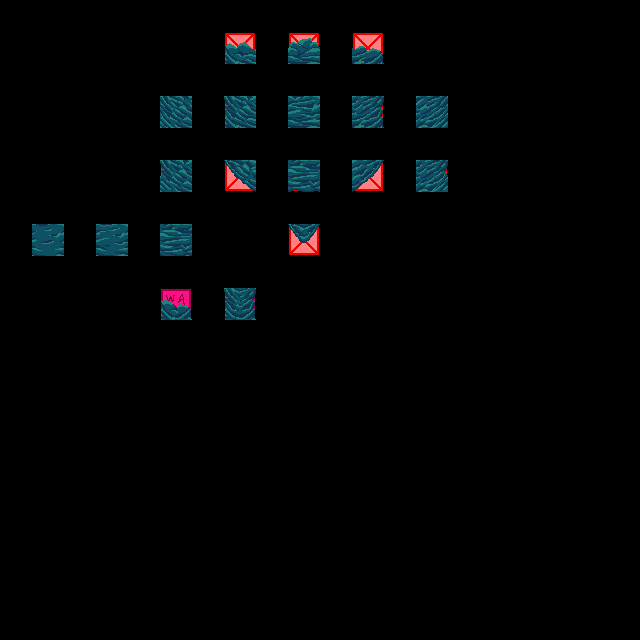

Below is a game level as drawn by its tile map, then a one-line description and the .tmx file that defines it, in full:
An orthogonal 20x20 tile map with 32x32 px tiles, 4 tile layers (regions, input_walls, inputnot_wall_layout, output_walls_foreground).

<map version="1.9" tiledversion="1.9.0" orientation="orthogonal" renderorder="right-down" width="20" height="20" tilewidth="32" tileheight="32" infinite="0" nextlayerid="5" nextobjectid="1">
 <tileset firstgid="1" source="../../Tilesets/forest-terrain.tsx" />
 <layer id="1" name="regions" width="20" height="20">
  <data encoding="csv">
0,0,0,0,0,0,0,0,0,0,0,0,0,0,0,0,0,0,0,0,
0,0,0,0,0,0,0,8,0,8,0,8,0,0,0,0,0,0,0,0,
0,0,0,0,0,0,0,0,0,0,0,0,0,0,0,0,0,0,0,0,
0,0,0,0,0,8,0,8,0,8,0,8,0,8,0,0,0,0,0,0,
0,0,0,0,0,0,0,0,0,0,0,0,0,0,0,0,0,0,0,0,
0,0,0,0,0,8,0,8,0,8,0,8,0,8,0,0,0,0,0,0,
0,0,0,0,0,0,0,0,0,0,0,0,0,0,0,0,0,0,0,0,
0,8,0,8,0,8,0,0,0,8,0,0,0,0,0,0,0,0,0,0,
0,0,0,0,0,0,0,0,0,0,0,0,0,0,0,0,0,0,0,0,
0,0,0,0,0,8,0,8,0,0,0,0,0,0,0,0,0,0,0,0,
0,0,0,0,0,0,0,0,0,0,0,0,0,0,0,0,0,0,0,0,
0,0,0,0,0,0,0,0,0,0,0,0,0,0,0,0,0,0,0,0,
0,0,0,0,0,0,0,0,0,0,0,0,0,0,0,0,0,0,0,0,
0,0,0,0,0,0,0,0,0,0,0,0,0,0,0,0,0,0,0,0,
0,0,0,0,0,0,0,0,0,0,0,0,0,0,0,0,0,0,0,0,
0,0,0,0,0,0,0,0,0,0,0,0,0,0,0,0,0,0,0,0,
0,0,0,0,0,0,0,0,0,0,0,0,0,0,0,0,0,0,0,0,
0,0,0,0,0,0,0,0,0,0,0,0,0,0,0,0,0,0,0,0,
0,0,0,0,0,0,0,0,0,0,0,0,0,0,0,0,0,0,0,0,
0,0,0,0,0,0,0,0,0,0,0,0,0,0,0,0,0,0,0,0
</data>
 </layer>
 <layer id="2" name="input_walls" width="20" height="20">
  <data encoding="csv">
0,0,0,0,0,0,0,0,0,0,0,0,0,0,0,0,0,0,0,0,
0,0,0,0,0,0,0,35,0,36,0,37,0,0,0,0,0,0,0,0,
0,0,0,0,0,0,0,0,0,0,0,0,0,0,0,0,0,0,0,0,
0,0,0,0,0,42,0,43,0,44,0,45,0,46,0,0,0,0,0,0,
0,0,0,0,0,0,0,0,0,0,0,0,0,0,0,0,0,0,0,0,
0,0,0,0,0,50,0,51,0,52,0,53,0,49,0,0,0,0,0,0,
0,0,0,0,0,0,0,0,0,0,0,0,0,0,0,0,0,0,0,0,
0,57,0,58,0,59,0,0,0,60,0,0,0,0,0,0,0,0,0,0,
0,0,0,0,0,0,0,0,0,0,0,0,0,0,0,0,0,0,0,0,
0,0,0,0,0,39,0,47,0,0,0,0,0,0,0,0,0,0,0,0,
0,0,0,0,0,0,0,0,0,0,0,0,0,0,0,0,0,0,0,0,
0,0,0,0,0,0,0,0,0,0,0,0,0,0,0,0,0,0,0,0,
0,0,0,0,0,0,0,0,0,0,0,0,0,0,0,0,0,0,0,0,
0,0,0,0,0,0,0,0,0,0,0,0,0,0,0,0,0,0,0,0,
0,0,0,0,0,0,0,0,0,0,0,0,0,0,0,0,0,0,0,0,
0,0,0,0,0,0,0,0,0,0,0,0,0,0,0,0,0,0,0,0,
0,0,0,0,0,0,0,0,0,0,0,0,0,0,0,0,0,0,0,0,
0,0,0,0,0,0,0,0,0,0,0,0,0,0,0,0,0,0,0,0,
0,0,0,0,0,0,0,0,0,0,0,0,0,0,0,0,0,0,0,0,
0,0,0,0,0,0,0,0,0,0,0,0,0,0,0,0,0,0,0,0
</data>
 </layer>
 <layer id="4" name="inputnot_wall_layout" width="20" height="20">
  <data encoding="csv">
0,0,0,0,0,0,0,0,0,0,0,0,0,0,0,0,0,0,0,0,
0,0,0,0,0,0,0,40,0,40,0,40,0,0,0,0,0,0,0,0,
0,0,0,0,0,0,0,0,0,0,0,0,0,0,0,0,0,0,0,0,
0,0,0,0,0,40,0,40,0,40,0,40,0,40,0,0,0,0,0,0,
0,0,0,0,0,0,0,0,0,0,0,0,0,0,0,0,0,0,0,0,
0,0,0,0,0,40,0,40,0,40,0,40,0,40,0,0,0,0,0,0,
0,0,0,0,0,0,0,0,0,0,0,0,0,0,0,0,0,0,0,0,
0,40,0,40,0,40,0,0,0,40,0,0,0,0,0,0,0,0,0,0,
0,0,0,0,0,0,0,0,0,0,0,0,0,0,0,0,0,0,0,0,
0,0,0,0,0,0,0,0,0,0,0,0,0,0,0,0,0,0,0,0,
0,0,0,0,0,0,0,0,0,0,0,0,0,0,0,0,0,0,0,0,
0,0,0,0,0,0,0,0,0,0,0,0,0,0,0,0,0,0,0,0,
0,0,0,0,0,0,0,0,0,0,0,0,0,0,0,0,0,0,0,0,
0,0,0,0,0,0,0,0,0,0,0,0,0,0,0,0,0,0,0,0,
0,0,0,0,0,0,0,0,0,0,0,0,0,0,0,0,0,0,0,0,
0,0,0,0,0,0,0,0,0,0,0,0,0,0,0,0,0,0,0,0,
0,0,0,0,0,0,0,0,0,0,0,0,0,0,0,0,0,0,0,0,
0,0,0,0,0,0,0,0,0,0,0,0,0,0,0,0,0,0,0,0,
0,0,0,0,0,0,0,0,0,0,0,0,0,0,0,0,0,0,0,0,
0,0,0,0,0,0,0,0,0,0,0,0,0,0,0,0,0,0,0,0
</data>
 </layer>
 <layer id="3" name="output_walls_foreground" width="20" height="20">
  <data encoding="csv">
0,0,0,0,0,0,0,0,0,0,0,0,0,0,0,0,0,0,0,0,
0,0,0,0,0,0,0,35,0,36,0,37,0,0,0,0,0,0,0,0,
0,0,0,0,0,0,0,0,0,0,0,0,0,0,0,0,0,0,0,0,
0,0,0,0,0,42,0,43,0,44,0,45,0,46,0,0,0,0,0,0,
0,0,0,0,0,0,0,0,0,0,0,0,0,0,0,0,0,0,0,0,
0,0,0,0,0,50,0,51,0,52,0,53,0,49,0,0,0,0,0,0,
0,0,0,0,0,0,0,0,0,0,0,0,0,0,0,0,0,0,0,0,
0,57,0,58,0,59,0,0,0,60,0,0,0,0,0,0,0,0,0,0,
0,0,0,0,0,0,0,0,0,0,0,0,0,0,0,0,0,0,0,0,
0,0,0,0,0,39,0,47,0,0,0,0,0,0,0,0,0,0,0,0,
0,0,0,0,0,0,0,0,0,0,0,0,0,0,0,0,0,0,0,0,
0,0,0,0,0,0,0,0,0,0,0,0,0,0,0,0,0,0,0,0,
0,0,0,0,0,0,0,0,0,0,0,0,0,0,0,0,0,0,0,0,
0,0,0,0,0,0,0,0,0,0,0,0,0,0,0,0,0,0,0,0,
0,0,0,0,0,0,0,0,0,0,0,0,0,0,0,0,0,0,0,0,
0,0,0,0,0,0,0,0,0,0,0,0,0,0,0,0,0,0,0,0,
0,0,0,0,0,0,0,0,0,0,0,0,0,0,0,0,0,0,0,0,
0,0,0,0,0,0,0,0,0,0,0,0,0,0,0,0,0,0,0,0,
0,0,0,0,0,0,0,0,0,0,0,0,0,0,0,0,0,0,0,0,
0,0,0,0,0,0,0,0,0,0,0,0,0,0,0,0,0,0,0,0
</data>
 </layer>
</map>
